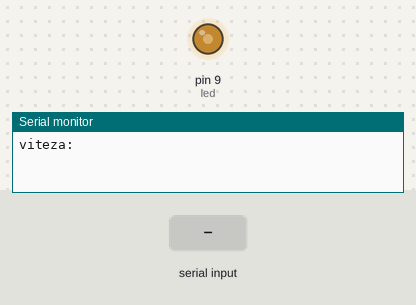
Simulated run of this sketch. Board: Arduino Uno, built with avr-gcc and run on an emulated ATmega328P. On the bench: output pins drawn as LEDs (lit = HIGH), the last lines printed to the serial monitor. Inputs (shaded band) come from the test bench.

Above: at 1.25 s.
1.3 s: "90,45\n" received over Serial
4.3 s: "30,150\n" received over Serial
At 4.3 s:
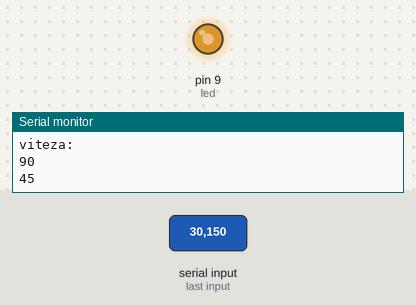
7.3 s: "200\n" received over Serial
At 15.0 s:
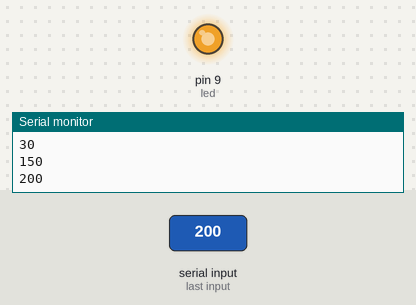
Timing chart, 0 to 16.3 s (numbered marks = the images above; inputs shaded):
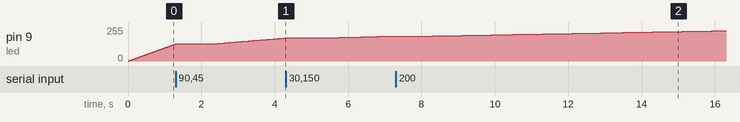

The sketch:

fadeIntervalPWMfromSerial.ino
```cpp
int led = 9;
int brightness = 0;
int fadeAmount = 1;
unsigned long prevTime = 0;
int fadeInterval = 10;

void setup() {
  pinMode(led, OUTPUT);
  Serial.begin(9600);
  Serial.println("viteza: ");
}

void loop() {
  if (Serial.available() > 0) {
    int val = Serial.parseInt();
    if (val > 0) {
      fadeInterval = val;
      Serial.println(fadeInterval);
    }
  }
  unsigned long now = millis();

  if (now - prevTime >= fadeInterval) {
    prevTime = now;

    analogWrite(led, brightness);
    brightness += fadeAmount;

    if (brightness <= 0 || brightness >= 255) {
      fadeAmount = -fadeAmount;
    }
  }
}
```
